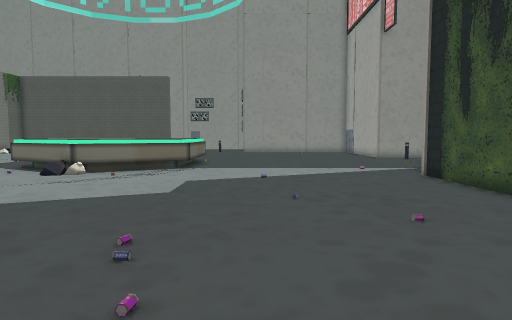
view 1 (above)

24 first-person views from a walk through a Unity game level. The camera is 1.4 m above the floor, tilts 4° down and sees 75° across. The floor is counted in squares, 1 m on a side. Each view is taken from the middle of a square. On the plan, view 1 faces up. The plan holds only what a view shows up to about 15 squares ahead; the rest is blank. The place goes on beyond the plan. The player is left out.

view 2
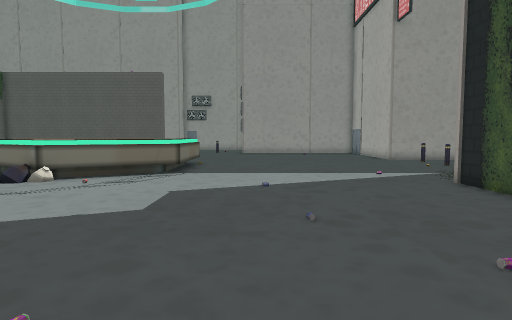

view 3
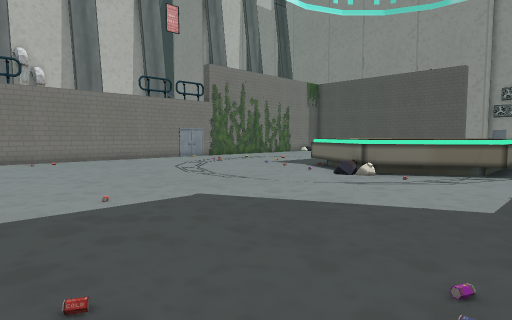

view 4
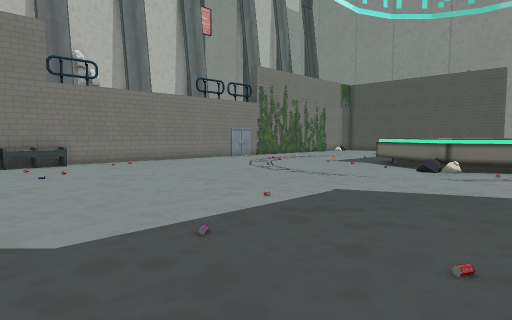

view 5
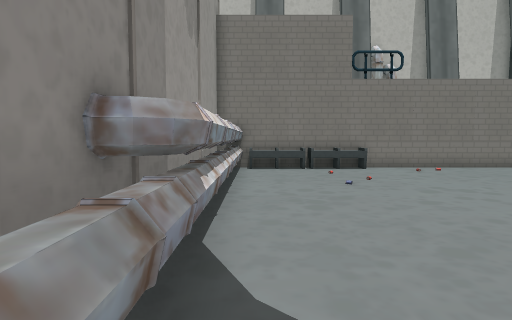

view 6
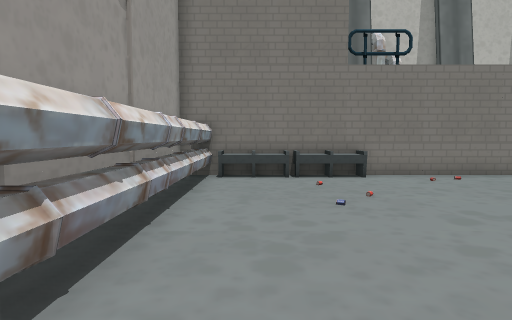

view 7
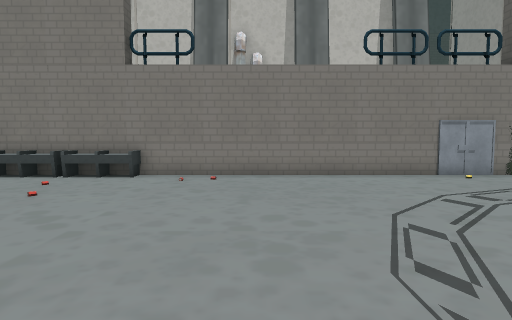

view 8
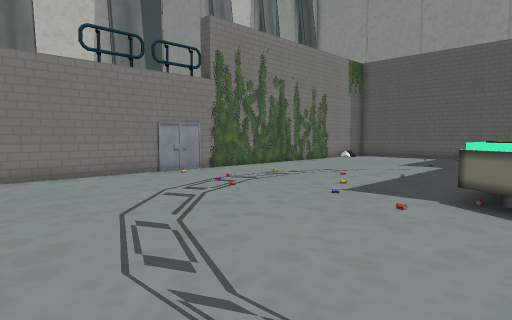

view 9
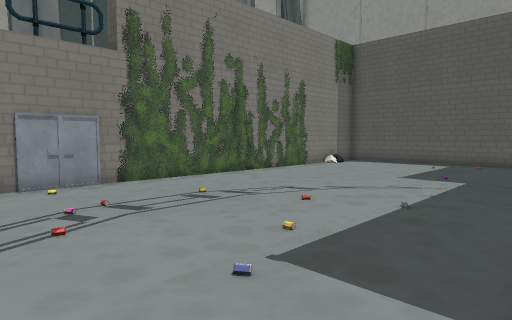

view 10
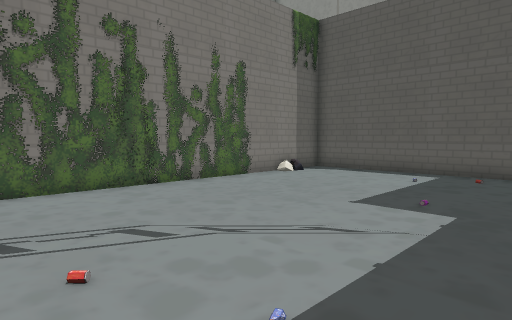

view 11
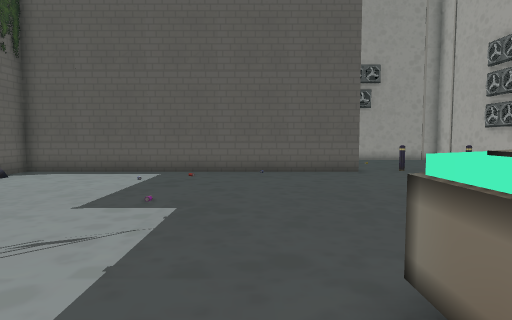

view 12
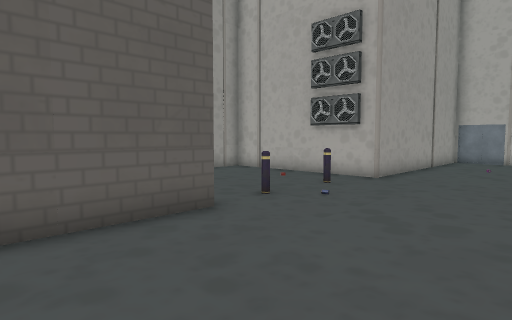

view 13
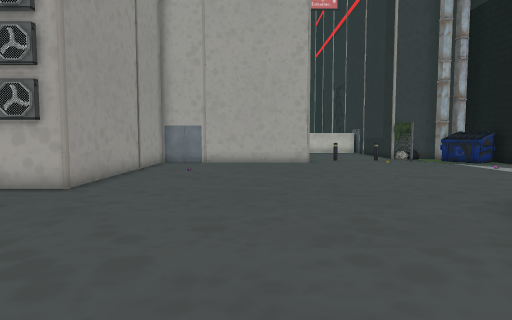

view 14
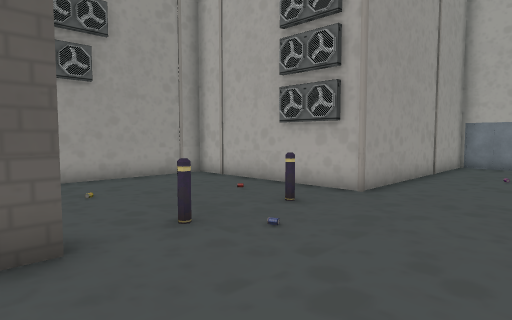

view 15
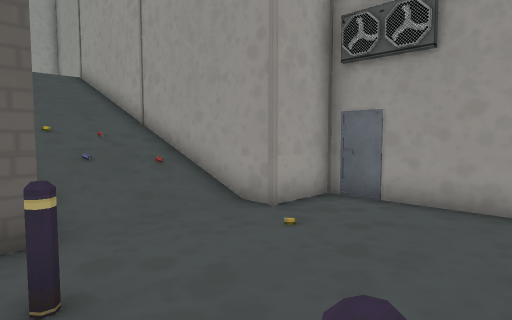

view 16
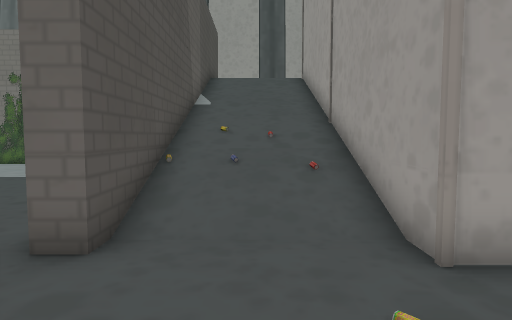

view 17
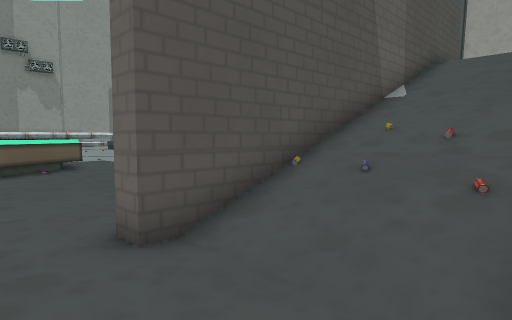

view 18
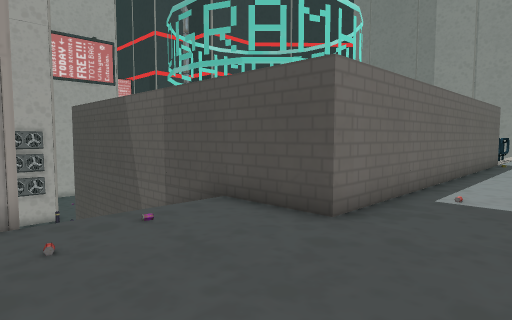

view 19
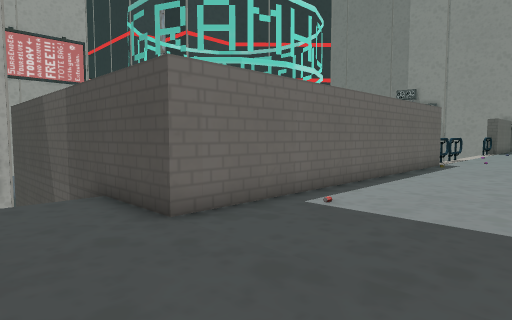

view 20
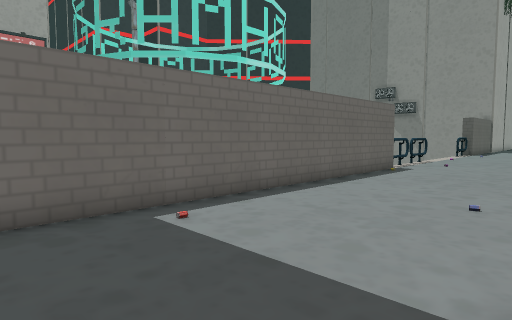

view 21
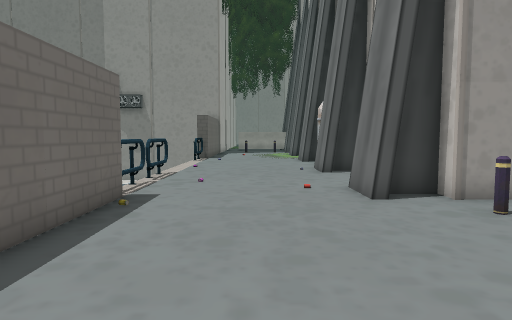

view 22
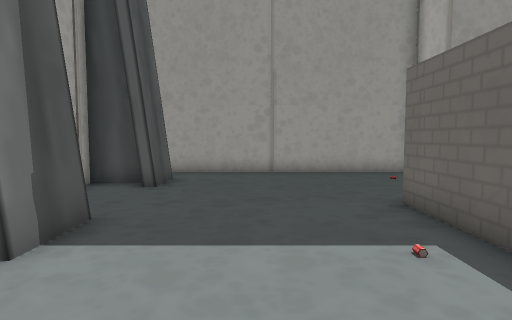

view 23
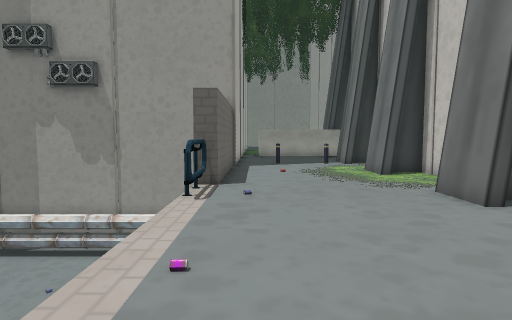

view 24
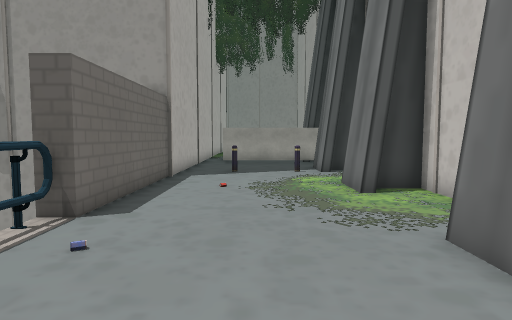

### Floor plan
Key: @ floor where view 1 was taken; # wall or solid block; . main floor; : floor 4 m higher than the main floor; / step, stairs or slope; ^ raised ledge; v drop or lower ground; O other object.
Columns run from 29 left of view 1 to 6 right of it. Each row starts with its distance up from view 1.
 37 #####O#####          ########
 36  :::::::::          ##......#
 35  #::::::::O#####O####O......#
 34 ##::::::::://////////.......#
 33 ::::::::::://////////.......#
 32 ::::::::::://////////.......#
 31 :::::::###############.O..O.#
 30  ::::::###############......O#######
 29  #:::::##...........................
 28  #:::::##...........................
 27  ::::::##..........................
 26   :::::##..........................
 25   :::::##..........................
 24   :::::##..........................
 23   :::::##..........................
 22   :::::##............. ............
 21  ::::::##...........#^   ..........
 20  ::::::##.........#^^^   ^ ........
 19 :::::::##.........^^      ^........
 18 O::::::##.........^         .......
 17 O#:::::##.........^       ^.........
 16 ##:::::##.........^       ^.........
 15  #:::::O#.........^^    ^^^.........
 14  ::::::O#..........^^^ ^^^..........
 13  ::::::O#............^O^#...........
 12  ::::::O#............  ............O
 11  #:::::O#..........................#
 10 ##::::::...........................#
  9  #::::::...........................#
  8    :::::...........................#
  7   ::::::...........................
  6   ::::::...........................
  5  #::::::v.........................
  4  #:::::O#........................
  3  ::::::O#.......................
  2  ::::::#OO.....................
  1 #::::::#OO................. .
  0 ##:::::##O................   @
 -1 ##:::::#OO...............
 -2  #:::::#OO..............  .
 -3  ::::::##OOOOOOOOOOOOOOO
 -4  ::::::O##^^^O^^^^O###
 -5  #O::O:##
 -6 ##:::::#
 -7  #:::::#

Where each view was taken, in squares from view 1:
view 1: 0 up, 0 right, facing up
view 2: 2 up, 0 right, facing up
view 3: 1 up, 1 left, facing up-left
view 4: 2 down, 3 left, facing up-left
view 5: 2 down, 6 left, facing left
view 6: 1 down, 9 left, facing left
view 7: 7 up, 9 left, facing left
view 8: 7 up, 9 left, facing up-left
view 9: 12 up, 11 left, facing up-left
view 10: 17 up, 12 left, facing up-left
view 11: 17 up, 12 left, facing up
view 12: 25 up, 12 left, facing up-right
view 13: 25 up, 10 left, facing right
view 14: 26 up, 9 left, facing up-right
view 15: 30 up, 3 left, facing up-left
view 16: 33 up, 4 left, facing left
view 17: 35 up, 6 left, facing down-left
view 18: 36 up, 25 left, facing down-right
view 19: 34 up, 27 left, facing down-right
view 20: 31 up, 28 left, facing down-right
view 21: 24 up, 25 left, facing down
view 22: 24 up, 25 left, facing up
view 23: 12 up, 23 left, facing down
view 24: 8 up, 25 left, facing down
